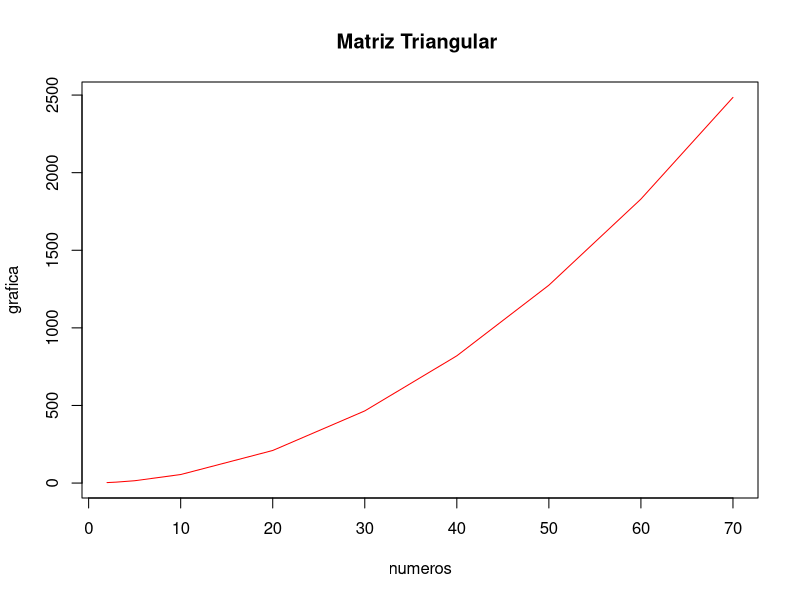
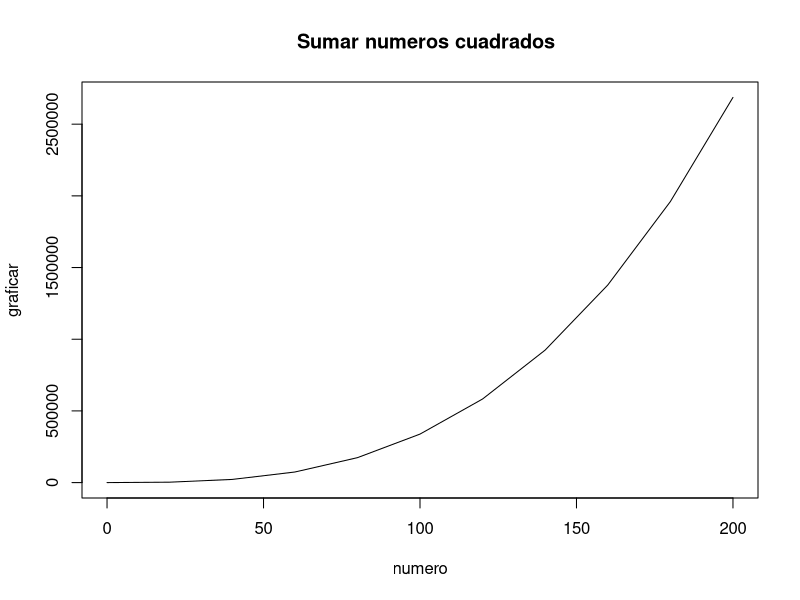
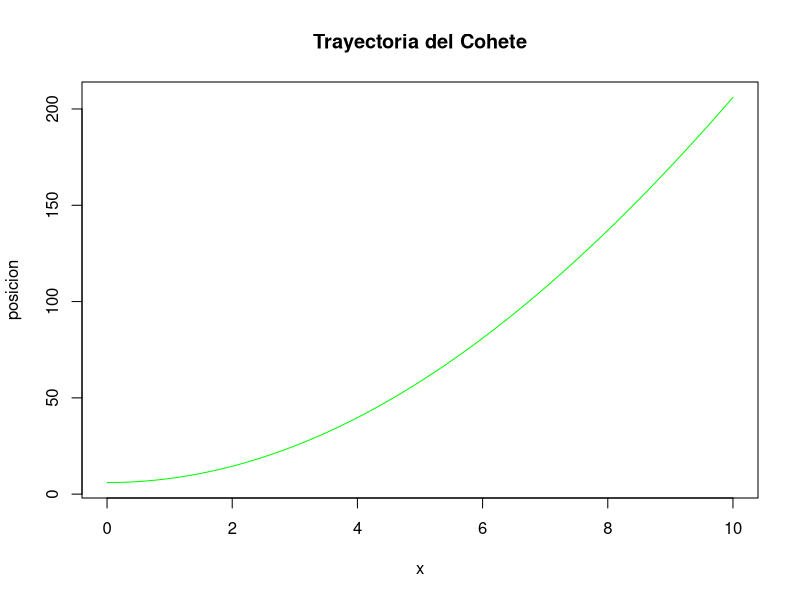

R code for these plots, in order:
numeros = c(2,3,5,10,20,30,40,50,60,70)
matriz_triangular <- function (numeros) {
  
  total = c()
  
  for (i in numeros) {
    
    matriz_triangular = matrix (1 , ncol = i, nrow = i)
    aux = 0
    
    for (j in 1:i) {
      for (k in 1:j) {
        
        aux = aux + matriz_triangular[j,k]
      }   
    }
    
    total = c(total , aux)
    aux = 0
  }
  
  return (total)
}

grafica = matriz_triangular (numeros)

plot (numeros , grafica , type = 'l',col = "red",main = "Matriz Triangular ")


# Problema 2.2

numero = c(seq(0,200,by=20))

suma <- function (numero) {
  
  total <- c()
  for (i in numero) {
    
    aux = 0
    
    for (j in 1 : i) {
      
      aux = aux + j^2
    }
    
    total = c (total, aux)
  }
  
  return (total)
}

graficar = suma (numero)
plot (numero , graficar , type = 'l', col ="black",main ="  Sumar numeros cuadrados")



# Problema del Cohete 2.3
f = function()
{
  t = 0
  posicion = function(t){6+(2.13 * (t^2)) - (0.0013 * (t^4))}
  funcion = 6+(2.13 * (t^2)) - (0.0013 * (t^4))
  resultado = 6+2.13*((t+1)^2)-0.0013*((t+1)^4)
  arreglos = c(0)
  
  while(funcion < resultado){
    
    t =t+1
    
    funcion = 6+2.13*(t^2)-0.0013*(t^4)
    
    resultado = 6+2.13*((t+1)^2)-0.0013*((t+1)^4)
    
  }
  plot(posicion, xlim = c(0,10), main = "Trayectoria del Cohete",col ="green")
  
  cat("La altura mayor alcanzada es :",funcion," metros")
  
  
}
f()
